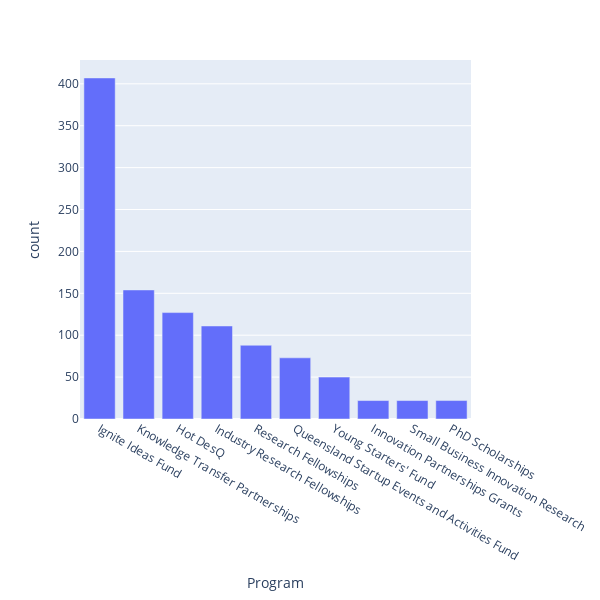

Notebook source saved alongside this figure:
### Code cell
fig = px.bar(project_count_df,x='Program',y='count',width=600,height=600)
fig.show()

### Figure 1 — Plotly figure (JSON) as saved in the notebook; plotly's stock layout.template omitted (floating-point values rounded to 4 significant figures)
{"data": [{"alignmentgroup": "True", "hovertemplate": "Program=%{x}<br>count=%{y}<extra></extra>", "legendgroup": "", "marker": {"color": "#636efa", "pattern": {"shape": ""}}, "name": "", "offsetgroup": "", "orientation": "v", "showlegend": false, "textposition": "auto", "type": "bar", "x": ["Ignite Ideas Fund", "Knowledge Transfer Partnerships", "Hot DesQ", "Industry Research Fellowships", "Research Fellowships", "Queensland Startup Events and Activities Fund", "Young Starters' Fund", "Innovation Partnerships Grants", "Small Business Innovation Research", "PhD Scholarships"], "xaxis": "x", "y": [407, 154, 127, 111, 88, 73, 50, 22, 22, 22], "yaxis": "y"}], "layout": {"barmode": "relative", "height": 600, "legend": {"tracegroupgap": 0}, "margin": {"t": 60}, "width": 600, "xaxis": {"anchor": "y", "autorange": true, "domain": [0, 1], "range": [-0.5, 9.5], "title": {"text": "Program"}, "type": "category"}, "yaxis": {"anchor": "x", "autorange": true, "domain": [0, 1], "range": [0, 428.4], "title": {"text": "count"}, "type": "linear"}}}
